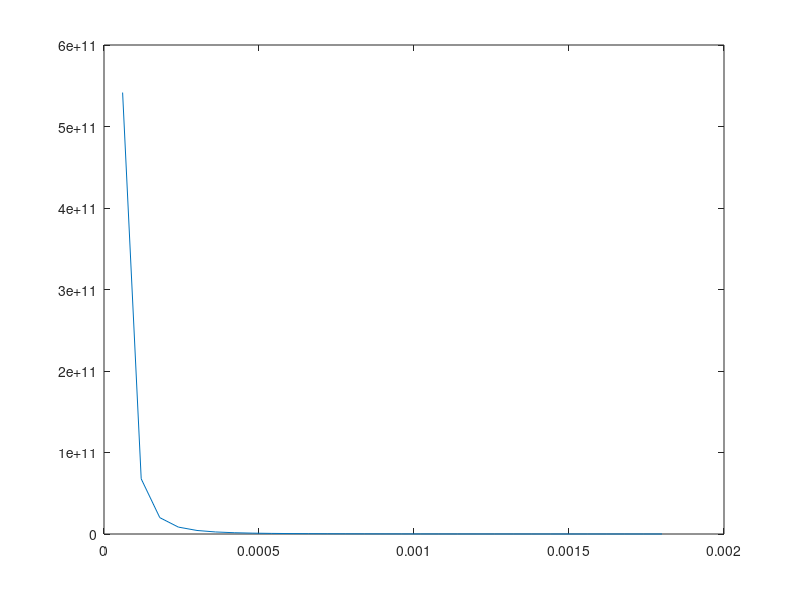

Reproduce this figure in MATLAB.
 clear
clc

L1 = [0:0.1:65].*10^-3;
L2 = [65:0.1:129].*10^-3;
L3 = [129:0.1:194].*10^-3;
F1 = 8.3;

%M1 = - F1.* L1;
M2 = F1 * 65.*10^-3;
%M3 = -F1.*(194 - L3);

b = [15:0.1:50].*10^-3;
h = [0.06:0.06:1.8].*10^-3;

%select the b
I = (1./12).*h.^3.*b(349);
y = h./2;

%calculate the young modulus
c1 = cos(deg2rad(2.5));
c2 = cos(deg2rad(-2.5));
c3 = cos(deg2rad(-2.5));
c4 = cos(deg2rad(2.5));

s1 = sin(deg2rad(2.5));
s2 = sin(deg2rad(-2.5));
s3 = sin(deg2rad(-2.5));
s4 = sin(deg2rad(2.5));

Tsig1 = [c1.^2, s1.^2,2*c1*s1;s1.^2, c1.^2,-2*c1*s1;-c1*s1,c1*s1,(c1^2-s1^2)];
Tsig2 = [c2.^2, s2.^2,2*c2*s2;s2.^2, c2.^2,-2*c2*s2;-c2*s2,c2*s2,(c2^2-s2^2)];
Tsig3 = [c3.^2, s3.^2,2*c3*s3;s3.^2, c3.^2,-2*c3*s3;-c3*s3,c3*s3,(c3^2-s3^2)];
Tsig4 = [c4.^2, s4.^2,2*c4*s4;s4.^2, c4.^2,-2*c4*s4;-c4*s4,c4*s4,(c4^2-s4^2)];

Tstr1 = [c1.^2, s1.^2,c1*s1;s1.^2, c1.^2,-c1*s1;-2*c1*s1,2*c1*s1,(c1^2-s1^2)];
Tstr2 = [c2.^2, s2.^2,c2*s2;s2.^2, c2.^2,-c2*s2;-2*c2*s2,2*c2*s2,(c2^2-s2^2)];
Tstr3 = [c3.^2, s3.^2,c3*s3;s3.^2, c3.^2,-c3*s3;-2*c3*s3,2*c3*s3,(c3^2-s3^2)];
Tstr4 = [c4.^2, s4.^2,c4*s4;s4.^2, c4.^2,-c4*s4;-2*c4*s4,2*c4*s4,(c4^2-s4^2)];

%global young's modulus
v1 = 0.26;
v2 = 0.26;
E1 = 153000e6;
E2 = 9500e6;
G12 = 3160e6;
Q = [E1/(1-v1*v2), v2*E1/(1-v1*v2),0;v1*E2/(1-v1*v2),E2/(1-v1*v2),0;0,0,G12];
%Stiffness matrix
Qbar1 = Tsig1^(-1)*Q*Tstr1;
Qbar2 = Tsig2^(-1)*Q*Tstr2;
Qbar3 = Tsig3^(-1)*Q*Tstr3;
Qbar4 = Tsig4^(-1)*Q*Tstr4;

%global stress
sig = [1800e6;160e6;60e6];
sigGlobal1 = Tsig1^(-1) * sig;
sigGlobal2 = Tsig2^(-1) * sig;
sigGlobal3 = Tsig3^(-1) * sig;
sigGlobal4 = Tsig4^(-1) * sig;

%initialize A matrix
%initialize B matrix
%initialize D matrix
A = [];
B = [0,0,0;0,0,0;0,0,0];
D = [];
z = [0.03:-0.015:-0.03];
t = 0.015;
for i = 1:3
    for j = 1:3
        A(i,j) = Qbar1(i,j)*t + Qbar2(i,j)*t +Qbar3(i,j)*t +Qbar4(i,j)*t;
        D(i,j) = 1/3*Qbar1(i,j)*(z(1)^3-z(2)^3) + 1/3*Qbar2(i,j)*(z(2)^3-z(3)^3)+1/3*Qbar3(i,j)*(z(3)^3-z(4)^3)+1/3*Qbar4(i,j)*(z(4)^3-z(5)^3);
    end
end

sigmaVonMises1 = sqrt(0.5*((sigGlobal1(1) - sigGlobal1(2))^2 + sigGlobal1(1)^2 + sigGlobal1(2)^2+6*sigGlobal1(3)^2));
sigmaVonMises2 = sqrt(0.5*((sigGlobal2(1) - sigGlobal2(2))^2 + sigGlobal2(1)^2 + sigGlobal2(2)^2+6*sigGlobal2(3)^2));
sigmaVonMises3 = sqrt(0.5*((sigGlobal3(1) - sigGlobal3(2))^2 + sigGlobal3(1)^2 + sigGlobal3(2)^2+6*sigGlobal3(3)^2));
sigmaVonMises4 = sqrt(0.5*((sigGlobal4(1) - sigGlobal4(2))^2 + sigGlobal4(1)^2 + sigGlobal4(2)^2+6*sigGlobal4(3)^2));

criticalCompStress = min([sigmaVonMises1,sigmaVonMises2,sigmaVonMises3,sigmaVonMises4]);

v = D(1,2)/D(2,2);
Ealong = (D(1,1) + D(2,2))/2 * (12*(1-v^2))/(0.015)^3;

%for the mid section only
sigmaH2 = M2.*y(30)./I;
plot(h, sigmaH2);
%

for i = 1:30
%     c20 = -3545.67.*F1./(Ealong.*I(i));
%     c30 = -54220.*F1./(Ealong.*I(i));
%     deflection2(:,i) = -65*F1 .* L2.^2./(2.*Ealong.*I(i)) + c20.*L2 + c30;
    deflection2(:,i) = 65.*10^-3.*F1.*((65.*10^-3)^2+3.*L2.^2-3.*L2.*194.*10^-3)./(6*Ealong.*I(i));
end
